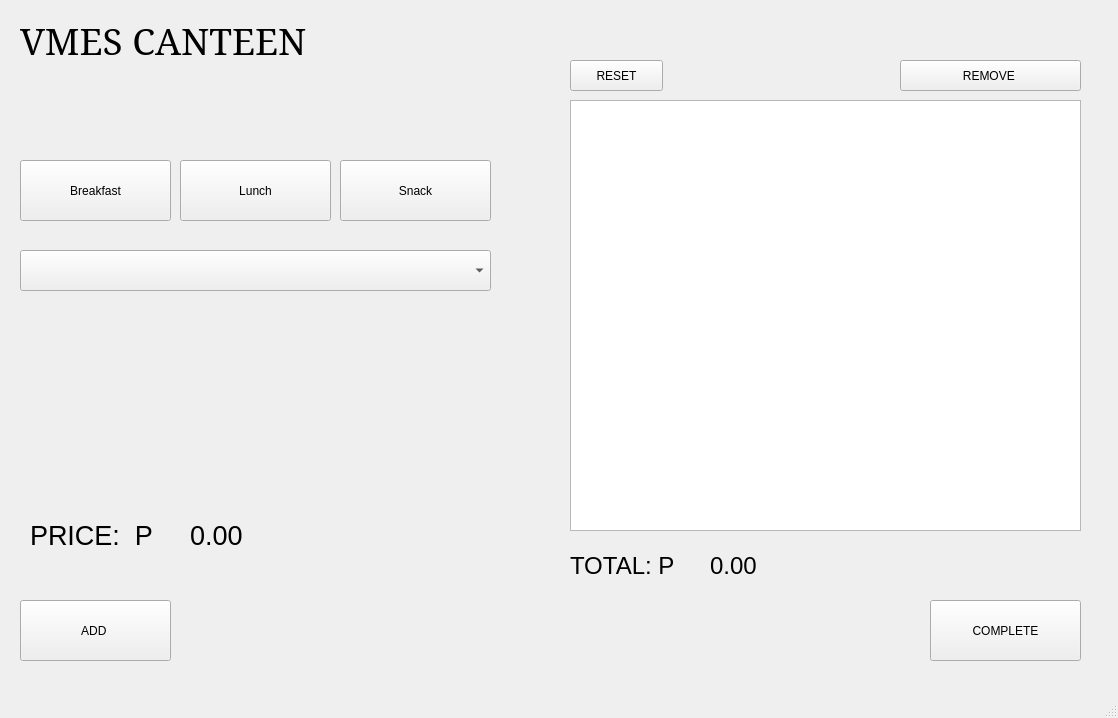
<?xml version="1.0" encoding="UTF-8"?>
<ui version="4.0">
 <class>home</class>
 <widget class="QMainWindow" name="home">
  <property name="geometry">
   <rect>
    <x>0</x>
    <y>0</y>
    <width>1118</width>
    <height>718</height>
   </rect>
  </property>
  <property name="windowTitle">
   <string>HOME</string>
  </property>
  <widget class="QWidget" name="centralwidget">
   <widget class="QLabel" name="label">
    <property name="geometry">
     <rect>
      <x>20</x>
      <y>10</y>
      <width>421</width>
      <height>61</height>
     </rect>
    </property>
    <property name="font">
     <font>
      <family>Constantia</family>
      <pointsize>28</pointsize>
     </font>
    </property>
    <property name="text">
     <string>VMES CANTEEN</string>
    </property>
   </widget>
   <widget class="QComboBox" name="menu_combo">
    <property name="geometry">
     <rect>
      <x>20</x>
      <y>250</y>
      <width>471</width>
      <height>41</height>
     </rect>
    </property>
   </widget>
   <widget class="QPushButton" name="bf_btn">
    <property name="geometry">
     <rect>
      <x>20</x>
      <y>160</y>
      <width>151</width>
      <height>61</height>
     </rect>
    </property>
    <property name="text">
     <string>Breakfast</string>
    </property>
   </widget>
   <widget class="QPushButton" name="lun_btn">
    <property name="geometry">
     <rect>
      <x>180</x>
      <y>160</y>
      <width>151</width>
      <height>61</height>
     </rect>
    </property>
    <property name="text">
     <string>Lunch</string>
    </property>
   </widget>
   <widget class="QPushButton" name="snk_btn">
    <property name="geometry">
     <rect>
      <x>340</x>
      <y>160</y>
      <width>151</width>
      <height>61</height>
     </rect>
    </property>
    <property name="text">
     <string>Snack</string>
    </property>
   </widget>
   <widget class="QPushButton" name="add_btn">
    <property name="geometry">
     <rect>
      <x>20</x>
      <y>600</y>
      <width>151</width>
      <height>61</height>
     </rect>
    </property>
    <property name="text">
     <string>ADD </string>
    </property>
   </widget>
   <widget class="QPushButton" name="complete_btn">
    <property name="geometry">
     <rect>
      <x>930</x>
      <y>600</y>
      <width>151</width>
      <height>61</height>
     </rect>
    </property>
    <property name="text">
     <string>COMPLETE</string>
    </property>
   </widget>
   <widget class="QLabel" name="label_4">
    <property name="geometry">
     <rect>
      <x>570</x>
      <y>540</y>
      <width>131</width>
      <height>51</height>
     </rect>
    </property>
    <property name="font">
     <font>
      <pointsize>18</pointsize>
     </font>
    </property>
    <property name="text">
     <string>TOTAL: P</string>
    </property>
   </widget>
   <widget class="QListWidget" name="order_list">
    <property name="geometry">
     <rect>
      <x>570</x>
      <y>100</y>
      <width>511</width>
      <height>431</height>
     </rect>
    </property>
   </widget>
   <widget class="QPushButton" name="remove_btn">
    <property name="geometry">
     <rect>
      <x>900</x>
      <y>60</y>
      <width>181</width>
      <height>31</height>
     </rect>
    </property>
    <property name="text">
     <string>REMOVE </string>
    </property>
   </widget>
   <widget class="QLabel" name="label_5">
    <property name="geometry">
     <rect>
      <x>30</x>
      <y>510</y>
      <width>151</width>
      <height>51</height>
     </rect>
    </property>
    <property name="font">
     <font>
      <pointsize>20</pointsize>
     </font>
    </property>
    <property name="text">
     <string>PRICE:  P</string>
    </property>
   </widget>
   <widget class="QLabel" name="price_lbl">
    <property name="geometry">
     <rect>
      <x>190</x>
      <y>510</y>
      <width>111</width>
      <height>51</height>
     </rect>
    </property>
    <property name="font">
     <font>
      <pointsize>20</pointsize>
     </font>
    </property>
    <property name="text">
     <string>0.00</string>
    </property>
   </widget>
   <widget class="QLabel" name="total_cost">
    <property name="geometry">
     <rect>
      <x>710</x>
      <y>540</y>
      <width>131</width>
      <height>51</height>
     </rect>
    </property>
    <property name="font">
     <font>
      <pointsize>18</pointsize>
     </font>
    </property>
    <property name="text">
     <string>0.00</string>
    </property>
   </widget>
   <widget class="QPushButton" name="reset_btn">
    <property name="geometry">
     <rect>
      <x>570</x>
      <y>60</y>
      <width>93</width>
      <height>31</height>
     </rect>
    </property>
    <property name="text">
     <string>RESET</string>
    </property>
   </widget>
  </widget>
  <widget class="QMenuBar" name="menubar">
   <property name="geometry">
    <rect>
     <x>0</x>
     <y>0</y>
     <width>1118</width>
     <height>26</height>
    </rect>
   </property>
  </widget>
  <widget class="QStatusBar" name="statusbar"/>
 </widget>
 <resources/>
 <connections/>
</ui>
